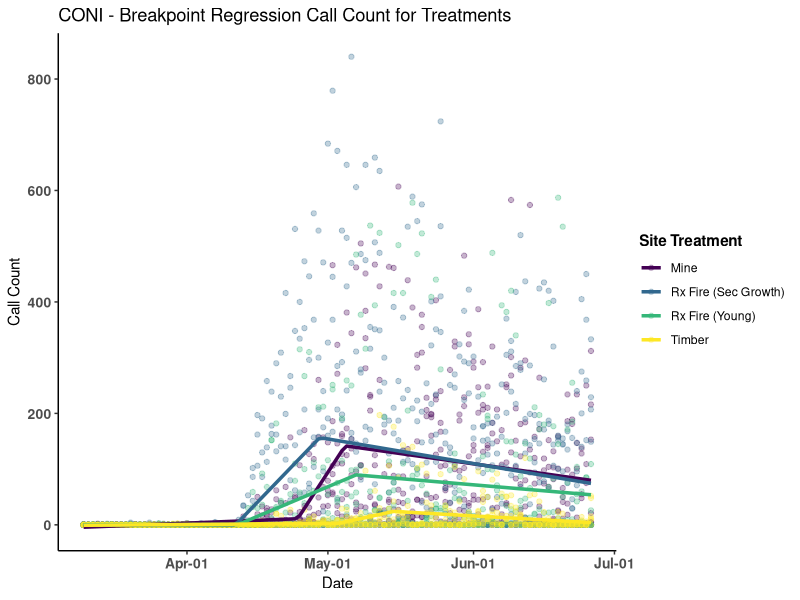
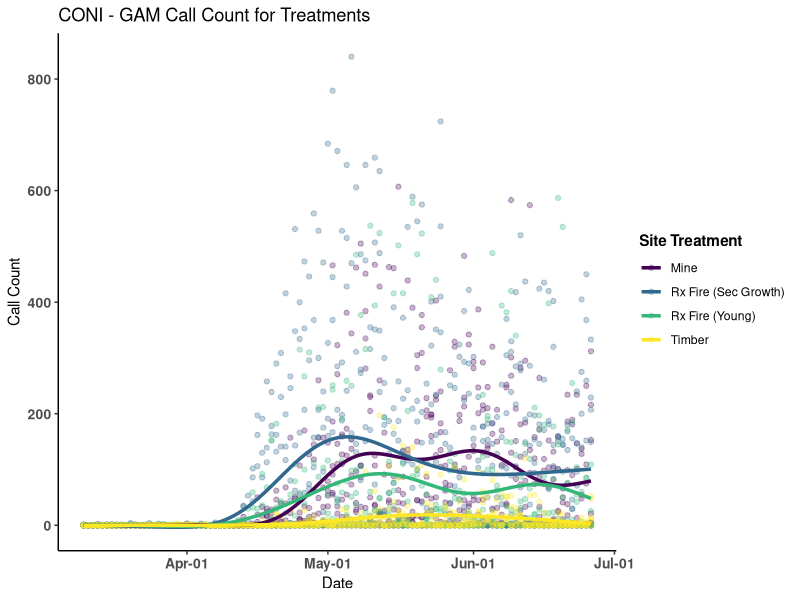

Write the R code that produced these figures, in order.
#Clear Workspace
rm(list = ls())

#Load packages
library(tidyverse)
library(ggplot2)
library(viridis)
library(segmented)
library(mgcv)


#load count data 
###Data set before adding July/August/September 2024 data
call_count_coni <- read.csv('data/count_data/count_data_24_coni.csv')


# List all call count dataframes
call_count_dfs <- list(call_count_coni)

# Define the treatment assignment function
assign_treatment <- function(df) {
  df %>%
    mutate(treatment = case_when(
      str_detect(site, "^M") ~ "Mine",
      str_detect(site, "^T") ~ "Timber",
      str_detect(site, "^R") ~ "Rx Fire (Young)",
      str_detect(site, "^O") ~ "Rx Fire (Sec Growth)",
      TRUE ~ "Unknown"
    ))
}

# Apply the function to each dataframe in the list
call_count_dfs <- lapply(call_count_dfs, assign_treatment)

#filter out certain sites by site name 
call_count_dfs <- lapply(call_count_dfs, function(df) {
  df %>%
    filter(!site %in% c("M-6", "M-9", "M-11", "T-16", "T-21", "T-22", "R-1", "R-2", "R-6", "R-9", "R-11"))
})


#Remove observations past 2024-06-26
call_count_dfs <- lapply(call_count_dfs, function(df) {
  df %>%
    filter(date <= as.Date("2024-06-26"))
})

# Re-assign each modified dataframe back to the original name
call_count_coni <- call_count_dfs[[1]]

#turn date into date format
call_count_coni$date <- as.Date(call_count_coni$date)



# Create a sequence of dates for only the 1st and 15th of each month
date_breaks_custom <- seq(from = as.Date("2024-01-01"), to = as.Date("2024-12-31"), by = "1 day")
date_breaks_custom <- date_breaks_custom[format(date_breaks_custom, "%d") %in% c("01", "15")]


###Fitting with different model types###

# Define the segmented regression fitting function
fit_segmented <- function(data) {
  data <- data %>% mutate(date_numeric = as.numeric(date))
  lm_fit <- lm(count ~ date_numeric, data = data) # Fit initial linear model
  tryCatch({
    segmented_fit <- segmented(lm_fit, seg.Z = ~date_numeric, npsi = 2) # Add breakpoints
    data.frame(date = data$date, count = data$count, fit = fitted(segmented_fit))
  }, error = function(e) {
    message("Error in segmented fitting: ", e)
    NULL
  })
}

# Define a GAM fitting function with a smooth term for date
fit_gam <- function(data) {
  gam_fit <- gam(count ~ s(as.numeric(date)), data = data)
  data.frame(date = data$date, count = data$count, fit = fitted(gam_fit))
}


#CONI

# Apply segmented regression to each treatment group
segmented_fits <- call_count_coni %>%
  group_by(treatment) %>%
  group_modify(~ fit_segmented(.))

# Filter out any NULL fits
segmented_fits <- segmented_fits %>% filter(!is.null(fit))

# Plot the results
ggplot(call_count_coni, aes(x = date, y = count, color = treatment)) +
  geom_point(alpha = 0.3) +
  geom_line(data = segmented_fits, aes(x = date, y = fit, color = treatment), size = 1.2) +
  labs(title = "CONI - Breakpoint Regression Call Count for Treatments", x = "Date", y = "Call Count", color = "Site Treatment") +
  scale_x_date(date_labels = "%b-%d") +
  scale_colour_viridis_d(option = "viridis") +
  theme_classic() +
  theme(axis.text.x = element_text(angle = 0, hjust = .5, face = "bold", size = 10),
        axis.text.y = element_text(face = "bold", size = 10),
        legend.title = element_text(face = "bold"))


# Apply the GAM model to each treatment group
gam_fits <- call_count_coni %>%
  group_by(treatment) %>%
  group_modify(~ fit_gam(.))

# Plot the raw data with smooth GAM fits
ggplot(call_count_coni, aes(x = date, y = count, color = treatment)) +
  geom_point(alpha = 0.3) +
  geom_line(data = gam_fits, aes(x = date, y = fit, color = treatment), size = 1.2) +
  labs(title = "CONI - GAM Call Count for Treatments", x = "Date", y = "Call Count", color = "Site Treatment") +
  scale_x_date(date_labels = "%b-%d") +
  scale_colour_viridis_d(option = "viridis") +
  theme_classic() +
  theme(axis.text.x = element_text(angle = 0, hjust = .5, face = "bold", size = 10),
        axis.text.y = element_text(face = "bold", size = 10),
        legend.title = element_text(face = "bold"))



count_data <- read.csv("data/count_data_expanded_24_coni.csv")
